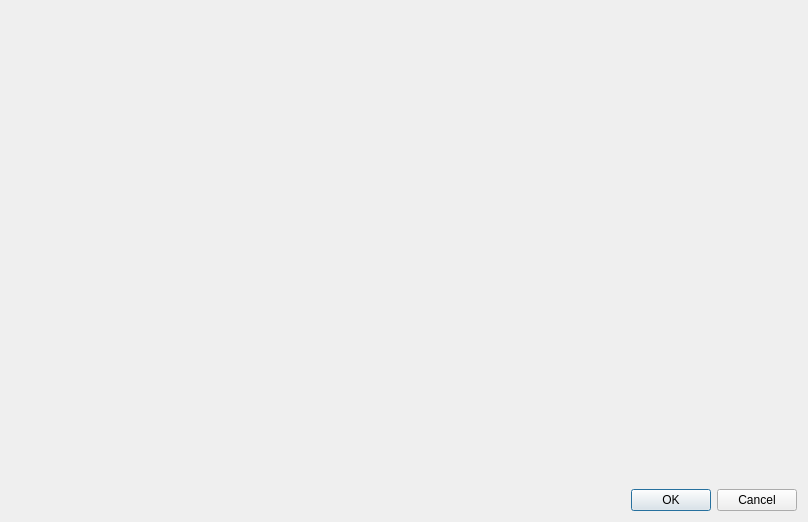
<?xml version="1.0" encoding="UTF-8"?>
<ui version="4.0">
 <class>Dialog</class>
 <widget class="QDialog" name="Dialog">
  <property name="geometry">
   <rect>
    <x>0</x>
    <y>0</y>
    <width>808</width>
    <height>522</height>
   </rect>
  </property>
  <property name="windowTitle">
   <string>Dialog</string>
  </property>
  <layout class="QVBoxLayout" name="verticalLayout">
   <item>
    <widget class="ToolbarCanvas" name="canvas" native="true"/>
   </item>
   <item>
    <widget class="QDialogButtonBox" name="buttonBox">
     <property name="orientation">
      <enum>Qt::Orientation::Horizontal</enum>
     </property>
     <property name="standardButtons">
      <set>QDialogButtonBox::StandardButton::Cancel|QDialogButtonBox::StandardButton::Ok</set>
     </property>
    </widget>
   </item>
  </layout>
 </widget>
 <customwidgets>
  <customwidget>
   <class>ToolbarCanvas</class>
   <extends>QWidget</extends>
   <header>rfsocinterface.gui.widgets.canvas</header>
   <container>1</container>
  </customwidget>
 </customwidgets>
 <resources/>
 <connections>
  <connection>
   <sender>buttonBox</sender>
   <signal>accepted()</signal>
   <receiver>Dialog</receiver>
   <slot>accept()</slot>
   <hints>
    <hint type="sourcelabel">
     <x>248</x>
     <y>254</y>
    </hint>
    <hint type="destinationlabel">
     <x>157</x>
     <y>274</y>
    </hint>
   </hints>
  </connection>
  <connection>
   <sender>buttonBox</sender>
   <signal>rejected()</signal>
   <receiver>Dialog</receiver>
   <slot>reject()</slot>
   <hints>
    <hint type="sourcelabel">
     <x>316</x>
     <y>260</y>
    </hint>
    <hint type="destinationlabel">
     <x>286</x>
     <y>274</y>
    </hint>
   </hints>
  </connection>
 </connections>
</ui>
